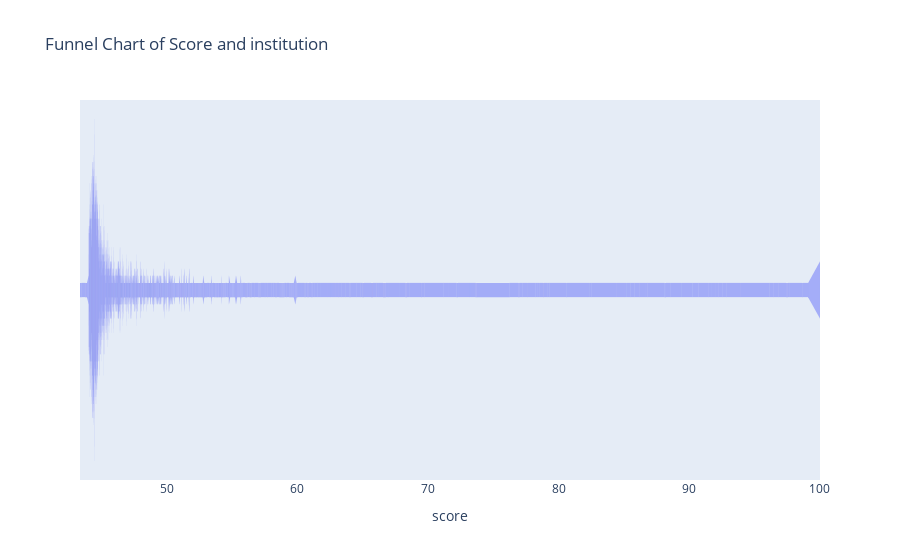

The cell this chart's notebook holds for it:
### Code cell
# as you can see most institution have the score of around 25-50
# Group the data by score and count the number of institution
institution_counts = wur.groupby('score')['institution'].count().reset_index()

# Create a funnel chart
fig = px.funnel(institution_counts, 
                x='score', 
                y='institution', 
                title='Funnel Chart of Score and institution')

fig.show()

### Figure 1 — Plotly figure (JSON) as saved in the notebook; plotly's stock layout.template omitted (floating-point values rounded to 4 significant figures; data arrays with more than 128 entries replaced by an {"elided": "..."} marker saying what was removed)
{"data": [{"hovertemplate": "score=%{x}<br>institution=%{y}<extra></extra>", "legendgroup": "", "marker": {"color": "#636efa"}, "name": "", "orientation": "v", "showlegend": false, "type": "funnel", "x": {"elided": "766 float values"}, "xaxis": "x", "y": {"elided": "766 int values"}, "yaxis": "y"}], "layout": {"legend": {"tracegroupgap": 0}, "title": {"text": "Funnel Chart of Score and institution"}, "xaxis": {"anchor": "y", "domain": [0, 1], "title": {"text": "score"}}, "yaxis": {"anchor": "x", "domain": [0, 1], "title": {"text": "institution"}}}}
